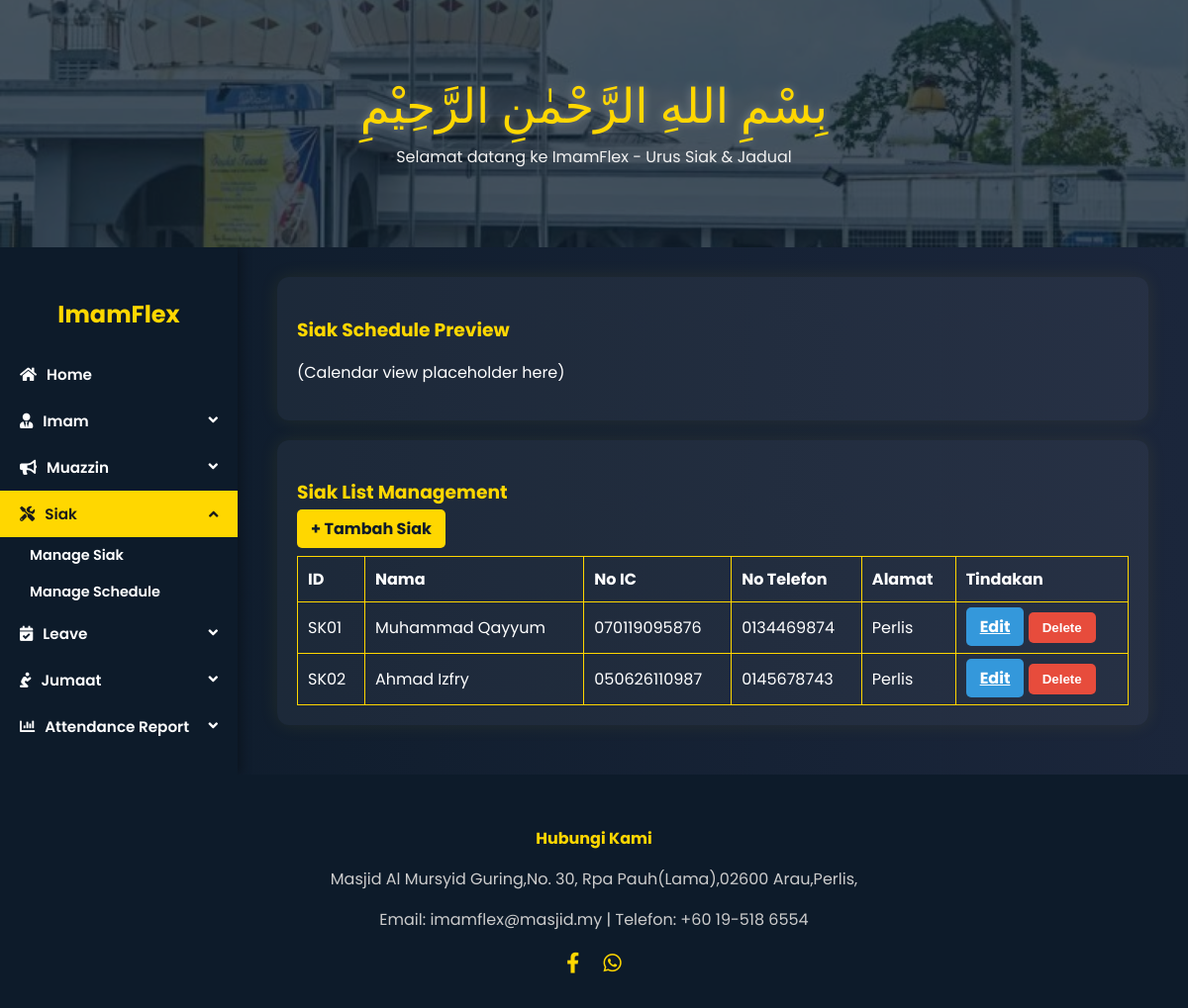
The page /siak-management/ on the database its author committed.
### ImamFlex/models.py (models this page shows, shortened)
class MosqueStaff(models.Model):
    name = models.CharField(max_length=100)
    ic_number = models.CharField(max_length=12, unique=True)
    contact_number = models.CharField(max_length=15)
    address = models.TextField(blank=True, null=True)
    availability = models.BooleanField(default=True)
    email = models.EmailField(blank=True, null=True)
    profile_picture = models.ImageField(upload_to='profile_pics/', null=True, blank=True)
    class Meta:
        abstract = True

class Siak(MosqueStaff):
    siak_id = models.CharField(max_length=10, primary_key=True)
    password = models.CharField(max_length=20)

### ImamFlex/views.py (the view)
# urls.py: path('siak-management/', views.siak_management, name='siak_management'),
def siak_management(request):
    siaks = Siak.objects.all()
    return render(request, 'admin/siakManagement.html', {'siaks': siaks})

### ImamFlex/templates/admin/siakManagement.html (shortened to what this page needs)
{% load static %}
<!DOCTYPE html>
<html lang="en">
<head>
  <link rel="stylesheet" href="https://cdnjs.cloudflare.com/ajax/libs/font-awesome/5.15.4/css/all.min.css">
  <link rel="stylesheet" href="{% static 'css/imamFlex.css' %}">
</head>
<body>
  <div class="header-img">
    <div>
      <div class="bismillah">بِسْمِ اللهِ الرَّحْمٰنِ الرَّحِيْمِ</div>
      <div class="tagline">Selamat datang ke ImamFlex - Urus Siak & Jadual</div>
    </div>
  </div>
  <div class="main-wrapper">
    <div class="sidebar">
        <h2>ImamFlex</h2>
        <a href="{% url 'adminDash' %}" class="active"><i class="fas fa-home"></i> Home</a>
        <button class="dropdown-btn"><i class="fas fa-user-tie"></i> Imam</button>
        <button class="dropdown-btn"><i class="fas fa-bullhorn"></i> Muazzin</button>
        <button class="dropdown-btn active"><i class="fas fa-tools"></i> Siak</button>
      <div class="dropdown-container" style="display: flex;" >
        <a href="{% url 'siak_management' %}" >Manage Siak</a>
        <a href="{% url 'siak_schedule' %}">Manage Schedule</a>
      </div>
       <button class="dropdown-btn"><i class="fas fa-calendar-check"></i> Leave</button>
      <button class="dropdown-btn"><i class="fas fa-pray"></i> Jumaat</button>
      <button class="dropdown-btn"><i class="fas fa-chart-bar"></i> Attendance Report</button>
    </div>
    <div class="content">
      <div class="card left-panel">
        <h3>Siak Schedule Preview</h3>
        <p>(Calendar view placeholder here)</p>
      </div>
      <div class="card right-panel">
        <h3>Siak List Management</h3>
        <a href="{% url 'add_siak' %}" class="btn btn-add">+ Tambah Siak</a>
        <table>
          <thead>
            <tr>
              <th>ID</th>
              <th>Nama</th>
              <th>No IC</th>
              <th>No Telefon</th>
              <th>Alamat</th>
              <th>Tindakan</th>
            </tr>
          </thead>
          <tbody>
            {% for siak in siaks %}
              <tr>
                <td>{{ siak.siak_id }}</td>
                <td>{{ siak.name }}</td>
                <td>{{ siak.ic_number }}</td>
                <td>{{ siak.contact_number }}</td>
                <td>{{ siak.address }}</td>
                <td>
                  <a href="{% url 'edit_siak' siak.siak_id %}" class="btn btn-edit">Edit</a>
                  <button class="btn btn-delete" onclick="showDeleteModal('{{ siak.siak_id }}', '{{ siak.name }}')">Delete</button>
                </td>
              </tr>
            {% empty %}
              <tr><td colspan="6">Tiada data siak tersedia.</td></tr>
            {% endfor %}
          </tbody>
        </table>
      </div>
    </div>
  </div>
  <div class="footer">
    <h4>Hubungi Kami</h4>
    <p>Masjid Al Mursyid Guring,No. 30, Rpa Pauh(Lama),02600 Arau,Perlis,</p>
    <p>Email: imamflex@masjid.my | Telefon: +60 19-518 6554</p>
    <div class="social-icons">
      <a href="https://www.facebook.com/profile.php?id=100069456158805"><i class="fab fa-facebook-f"></i></a>
      <a href="#"><i class="fab fa-whatsapp"></i></a>
    </div>
  </div>
</body>
</html>

### ImamFlex/static/css/imamFlex.css (style rules this page uses)
body { margin: 0; font-family: 'Poppins', sans-serif; background: linear-gradient(to right, #0d1b2a, #1b263b); color: white; display: flex; flex-direction: column; min-height: 100vh; }
.header-img { height: 250px; background: url('../masjid.jpeg') no-repeat center/cover; position: relative; display: flex; align-items: center; justify-content: center; }
.header-img::before { content: ""; position: absolute; inset: 0; background: rgba(13, 27, 42, 0.75); }
.bismillah { font-family: 'Scheherazade', serif; font-size: 3rem; color: gold; text-align: center; text-shadow: 0 0 10px rgba(255,255,255,0.3); }
.tagline { color: #f1f1f1; font-size: 1rem; text-align: center; margin-top: 10px; }
.bismillah, .tagline { position: relative; z-index: 2; text-align: center; }
.card { background: rgba(255, 255, 255, 0.05); padding: 20px; border-radius: 12px; box-shadow: 0 0 20px rgba(255, 215, 0, 0.08); margin-bottom: 20px; }
.card h3 { color: gold; margin-bottom: 10px; }
.left-panel, .right-panel { flex: 1; }
table { width: 100%; border-collapse: collapse; margin-top: 15px; color: white; }
table th, td { border: 1px solid gold; padding: 10px; text-align: left; }
.btn { padding: 8px 14px; border: none; border-radius: 5px; font-weight: bold; cursor: pointer; }
.btn-add { background: gold; color: #0d1b2a; text-decoration: none; }
.btn-edit { background: #3498db; color: white; }
.btn-delete { background: #e74c3c; color: white; }
.footer { background: #0d1b2a; padding: 30px 20px; text-align: center; color: #ccc; margin-top: auto; }
.footer h4 { color: gold; margin-bottom: 10px; }
.social-icons a { color: gold; margin: 0 10px; font-size: 1.3rem; }

### ImamFlex/templates/admin/siakManagement.html (style rules this page uses)
.main-wrapper { display: flex; flex: 1; }
.sidebar { width: 240px; background-color: #0d1b2a; padding-top: 30px; display: flex; flex-direction: column; box-shadow: 4px 0 10px rgba(0,0,0,0.3); }
.sidebar h2 { color: gold; text-align: center; margin-bottom: 20px; }
.sidebar a, .dropdown-btn { text-decoration: none; color: white; font-weight: 600; padding: 12px 20px; text-align: left; font-size: 0.95rem; font-family: 'Poppins', sans-serif; border: none; background: none; width: 100%; display: flex; gap: 10px; align-items: center; transition: background 0.3s; cursor: pointer; }
.active { background-color: gold; color: #1b1b1b; }
.dropdown-container { display: none; flex-direction: column; padding-left: 30px; }
.dropdown-container a { font-size: 0.9rem; padding: 8px 0; }
.dropdown-btn::after { content: '\f107'; font-family: 'Font Awesome 5 Free'; font-weight: 900; margin-left: auto; transition: transform 0.3s ease; }
.dropdown-btn.active::after { transform: rotate(180deg); }
.content { flex: 1; padding: 30px 40px; }

### rows shown on the page
Siak: siak_id "SK01", name "Muhammad Qayyum", ic_number "070119095876", contact_number "0134469874", address "Perlis"
Siak: siak_id "SK02", name "Ahmad Izfry", ic_number "050626110987", contact_number "0145678743", address "Perlis"
